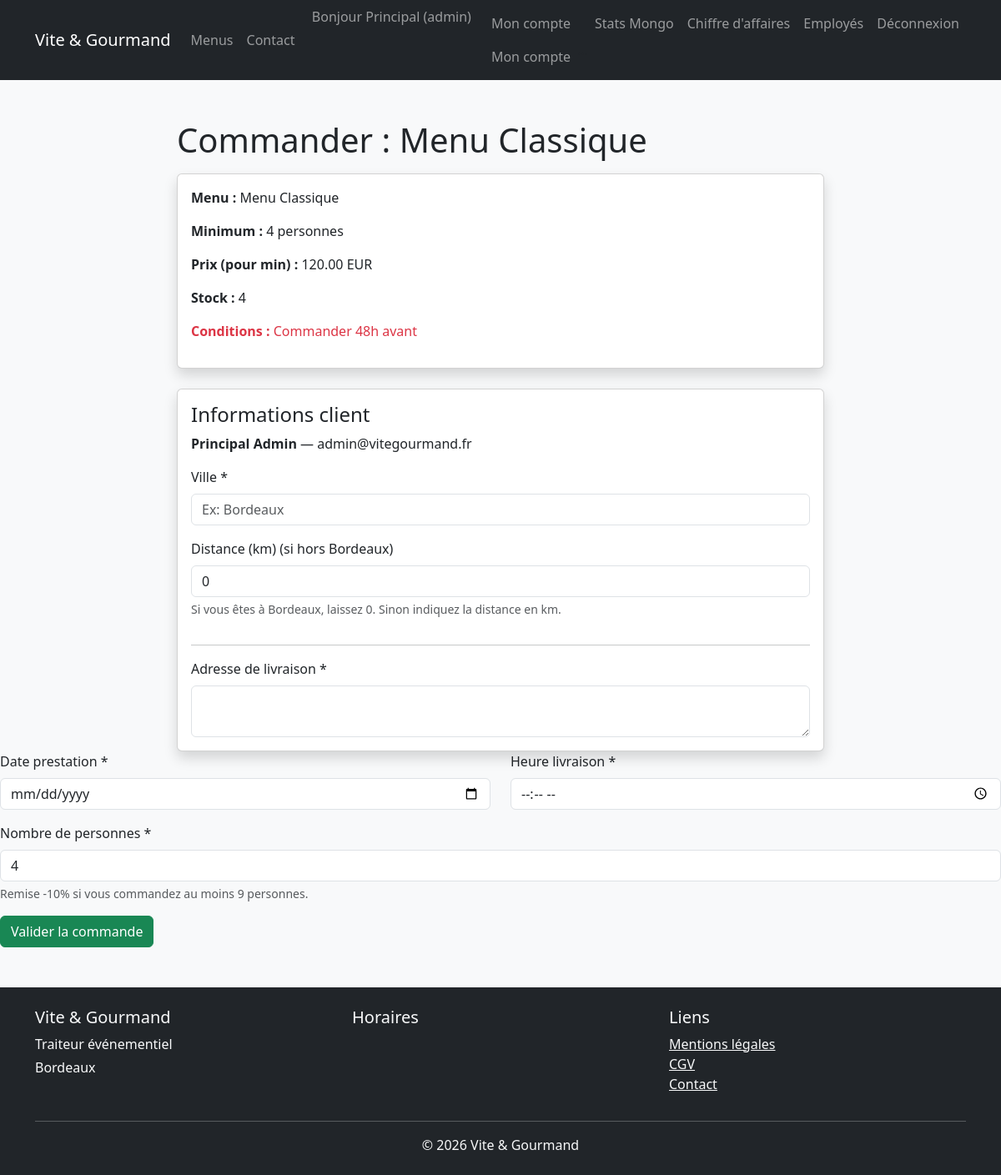
Page /public/commande.php?menu_id=1 (signed in) on the committed database.
### tables this page shows
CREATE TABLE `menus` (
  `id` int NOT NULL AUTO_INCREMENT,
  `titre` varchar(150) DEFAULT NULL,
  `description` text,
  `prix_base` decimal(8,2) DEFAULT NULL,
  `nb_personnes_min` int DEFAULT NULL,
  `theme` varchar(100) DEFAULT NULL,
  `regime` varchar(100) DEFAULT NULL,
  `conditions_menu` text,
  `stock` int DEFAULT NULL,
  PRIMARY KEY (`id`)
);

CREATE TABLE `users` (
  `id` int NOT NULL AUTO_INCREMENT,
  `nom` varchar(100) DEFAULT NULL,
  `prenom` varchar(100) DEFAULT NULL,
  `email` varchar(150) DEFAULT NULL,
  `telephone` varchar(20) DEFAULT NULL,
  `adresse` text,
  `password_hash` varchar(255) DEFAULT NULL,
  `role` enum('user','employe','admin') DEFAULT 'user',
  `is_active` tinyint(1) DEFAULT '1',
  `created_at` timestamp NULL DEFAULT CURRENT_TIMESTAMP,
  PRIMARY KEY (`id`),
  UNIQUE KEY `email` (`email`)
);

### public/commande.php (the view, shortened to what this page needs)
<?php
require_once("../config/database.php");
$menu_id = (int)$_GET["menu_id"];
$stmt = $pdo->prepare("SELECT * FROM menus WHERE id = ?");
$stmt->execute([$menu_id]);
$menu = $stmt->fetch();
$userId = $_SESSION["user"]["id"];
$stmtU = $pdo->prepare("SELECT * FROM users WHERE id = ?");
$stmtU->execute([$userId]);
$user = $stmtU->fetch();
?>
<!DOCTYPE html>
<html>
<head>
  <link href="https://cdn.jsdelivr.net/npm/bootstrap@5.3.2/dist/css/bootstrap.min.css" rel="stylesheet">
</head>
<body class="bg-light">
<?php require_once("../views/navbar.php"); ?>
<div class="container mt-5" style="max-width: 800px;">
  <h1 class="mb-3">Commander : <?= htmlspecialchars($menu["titre"]); ?></h1>
  <div class="card shadow mb-4">
    <div class="card-body">
      <p><strong>Menu :</strong> <?= htmlspecialchars($menu["titre"]); ?></p>
      <p><strong>Minimum :</strong> <?= (int)$menu["nb_personnes_min"]; ?> personnes</p>
      <p><strong>Prix (pour min) :</strong> <?= number_format((float)$menu["prix_base"], 2); ?> EUR</p>
      <p><strong>Stock :</strong> <?= (int)$menu["stock"]; ?></p>
      <p class="text-danger"><strong>Conditions :</strong> <?= htmlspecialchars($menu["conditions_menu"]); ?></p>
    </div>
  </div>
  <form method="POST" class="card card-body shadow">
    <h4>Informations client</h4>
    <p><strong><?= htmlspecialchars($user["prenom"]); ?> <?= htmlspecialchars($user["nom"]); ?></strong> — <?= htmlspecialchars($user["email"]); ?></p>
<div class="mb-3">
  <label class="form-label">Ville *</label>
  <input class="form-control" name="ville" required placeholder="Ex: Bordeaux">
</div>
<div class="mb-3">
  <label class="form-label">Distance (km) (si hors Bordeaux)</label>
  <input class="form-control" name="distance_km" type="number" step="0.1" min="0" value="0">
  <div class="form-text">Si vous êtes à Bordeaux, laissez 0. Sinon indiquez la distance en km.</div>
</div>
    <hr>
      <label class="form-label">Adresse de livraison *</label>
      <textarea class="form-control" name="adresse_livraison" rows="2" required></textarea>
    </div>
    <div class="row">
      <div class="col-md-6 mb-3">
        <label class="form-label">Date prestation *</label>
        <input type="date" class="form-control" name="date_evenement" required>
      </div>
      <div class="col-md-6 mb-3">
        <label class="form-label">Heure livraison *</label>
        <input type="time" class="form-control" name="heure_livraison" required>
      </div>
    </div>
    <div class="mb-3">
      <label class="form-label">Nombre de personnes *</label>
      <input type="number" class="form-control" name="nb_personnes" min="<?= (int)$menu["nb_personnes_min"]; ?>" value="<?= (int)$menu["nb_personnes_min"]; ?>" required>
      <div class="form-text">Remise -10% si vous commandez au moins <?= (int)$menu["nb_personnes_min"] + 5; ?> personnes.</div>
    </div>
    <button class="btn btn-success">Valider la commande</button>
<?php require_once("../views/footer.php"); ?>
</body>
</html>

### rows in the picture
menus: titre "Menu Classique", nb_personnes_min "4", prix_base "120.00", stock "4", conditions_menu "Commander 48h avant", nb_personnes "4", (int)$menu["nb_personnes_min"] + 5 "9"
users: prenom "Principal", nom "Admin", email "admin@vitegourmand.fr"

### other values in the picture
$_SESSION["user"]["prenom"] "Principal"
$_SESSION["user"]["role"] "admin"
